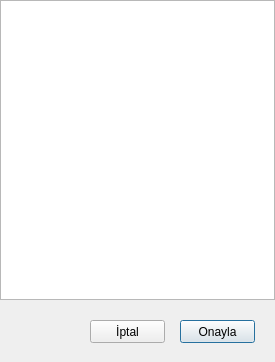
<?xml version="1.0" encoding="UTF-8"?>
<ui version="4.0">
 <class>Dialog</class>
 <widget class="QDialog" name="Dialog">
  <property name="geometry">
   <rect>
    <x>0</x>
    <y>0</y>
    <width>275</width>
    <height>362</height>
   </rect>
  </property>
  <property name="windowTitle">
   <string>Randevu Tarihleri</string>
  </property>
  <widget class="QListView" name="listView">
   <property name="geometry">
    <rect>
     <x>0</x>
     <y>0</y>
     <width>275</width>
     <height>300</height>
    </rect>
   </property>
   <property name="font">
    <font>
     <pointsize>10</pointsize>
     <weight>75</weight>
     <bold>true</bold>
    </font>
   </property>
   <property name="editTriggers">
    <set>QAbstractItemView::NoEditTriggers</set>
   </property>
   <property name="itemAlignment">
    <set>Qt::AlignCenter</set>
   </property>
  </widget>
  <widget class="QPushButton" name="confirmButton">
   <property name="geometry">
    <rect>
     <x>180</x>
     <y>320</y>
     <width>75</width>
     <height>23</height>
    </rect>
   </property>
   <property name="text">
    <string>Onayla</string>
   </property>
  </widget>
  <widget class="QPushButton" name="cancelButton">
   <property name="geometry">
    <rect>
     <x>90</x>
     <y>320</y>
     <width>75</width>
     <height>23</height>
    </rect>
   </property>
   <property name="text">
    <string>İptal</string>
   </property>
  </widget>
 </widget>
 <resources/>
 <connections/>
</ui>
